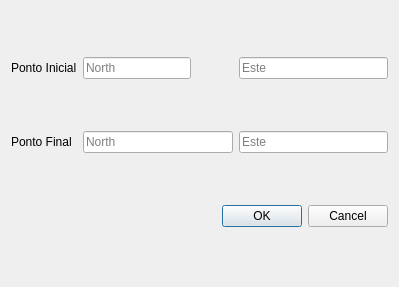
<?xml version="1.0" encoding="UTF-8"?>
<ui version="4.0">
 <class>GeraTracadoDialog</class>
 <widget class="QDialog" name="GeraTracadoDialog">
  <property name="geometry">
   <rect>
    <x>0</x>
    <y>0</y>
    <width>399</width>
    <height>287</height>
   </rect>
  </property>
  <property name="maximumSize">
   <size>
    <width>399</width>
    <height>287</height>
   </size>
  </property>
  <property name="windowTitle">
   <string>Gera Traçado</string>
  </property>
  <property name="sizeGripEnabled">
   <bool>false</bool>
  </property>
  <layout class="QGridLayout" name="gridLayout">
   <item row="0" column="0">
    <widget class="QLabel" name="label">
     <property name="text">
      <string>Ponto Inicial</string>
     </property>
    </widget>
   </item>
   <item row="0" column="1">
    <widget class="QLineEdit" name="txtNorthStart">
     <property name="sizePolicy">
      <sizepolicy hsizetype="Fixed" vsizetype="Fixed">
       <horstretch>0</horstretch>
       <verstretch>0</verstretch>
      </sizepolicy>
     </property>
     <property name="placeholderText">
      <string>North</string>
     </property>
    </widget>
   </item>
   <item row="0" column="2">
    <widget class="QLineEdit" name="txtEsteStart">
     <property name="placeholderText">
      <string>Este</string>
     </property>
    </widget>
   </item>
   <item row="1" column="0">
    <widget class="QLabel" name="label_3">
     <property name="text">
      <string>Ponto Final</string>
     </property>
    </widget>
   </item>
   <item row="1" column="1">
    <widget class="QLineEdit" name="txtNorthEnd">
     <property name="placeholderText">
      <string>North</string>
     </property>
    </widget>
   </item>
   <item row="1" column="2">
    <widget class="QLineEdit" name="txtEsteEnd">
     <property name="placeholderText">
      <string>Este</string>
     </property>
    </widget>
   </item>
   <item row="2" column="0" colspan="3">
    <widget class="QDialogButtonBox" name="buttonBox">
     <property name="orientation">
      <enum>Qt::Horizontal</enum>
     </property>
     <property name="standardButtons">
      <set>QDialogButtonBox::Cancel|QDialogButtonBox::Ok</set>
     </property>
    </widget>
   </item>
  </layout>
 </widget>
 <resources/>
 <connections>
  <connection>
   <sender>buttonBox</sender>
   <signal>accepted()</signal>
   <receiver>GeraTracadoDialog</receiver>
   <slot>accept()</slot>
   <hints>
    <hint type="sourcelabel">
     <x>248</x>
     <y>254</y>
    </hint>
    <hint type="destinationlabel">
     <x>157</x>
     <y>274</y>
    </hint>
   </hints>
  </connection>
  <connection>
   <sender>buttonBox</sender>
   <signal>rejected()</signal>
   <receiver>GeraTracadoDialog</receiver>
   <slot>reject()</slot>
   <hints>
    <hint type="sourcelabel">
     <x>316</x>
     <y>260</y>
    </hint>
    <hint type="destinationlabel">
     <x>286</x>
     <y>274</y>
    </hint>
   </hints>
  </connection>
 </connections>
</ui>
